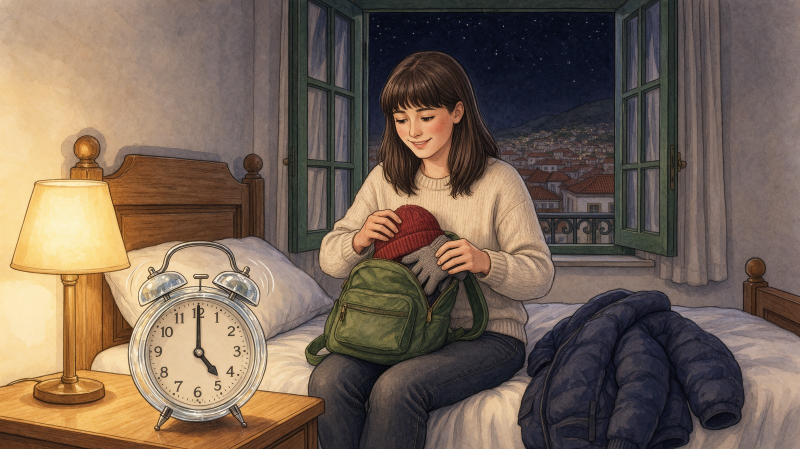
#> input picture tools/core/gen/masters/b6p1.jpg, 1600 x 898 px, given in place of b6p5_orig.jpg, which was not available (shown at 1/2 size)
$ python b6dial.py 5
#> lines starting #> are read from the running program, lines starting #| are printed output that depends on the picture; after the words box and inside, x2 and y2 are one past the last pixel; in counts of white or black regions, pixels touching at a corner belong together; pictures that were not available may be replaced by others from this repository, and a replacement may not be noted
"""Repaint the thermometer dial faces in book 6 (p5: 3 °C, p8: 25 °C) with a clean Celsius scale."""
import math, sys, numpy as np, cv2
from PIL import Image, ImageDraw, ImageFont
S='/tmp/claude-0/-home-claude/c592c827-54c1-535b-90c3-a38173d9efc0/scratchpad/'
FONT='/usr/share/fonts/truetype/dejavu/DejaVuSerif-Bold.ttf'
LO,HI,SWEEP=-10,40,270
def ang(t): return math.radians(225-(t-LO)/(HI-LO)*SWEEP)   # 225° (lower left) clockwise to -45°
def dial(src,out,cx,cy,rx,ry,temp,orig=None):
#> called with cx = 308, cy = 358, rx = 53, ry = 68, temp = 3
    a=np.asarray(Image.open(orig or src).convert('RGB')).copy(); H,W=a.shape[:2]
#> in dial, a is the input picture: shape (898, 1600, 3); mean R, G, B 117.7, 99.8, 85.1
#> after `H, W = a.shape[:2]`: H = 898; W = 1600
    face=np.zeros((H,W),np.uint8); cv2.ellipse(face,(cx,cy),(rx,ry),0,0,360,1,-1)
#> after `cv2.ellipse(face, (cx, cy), (rx, ry), 0, 0, 360, 1, -1)`:
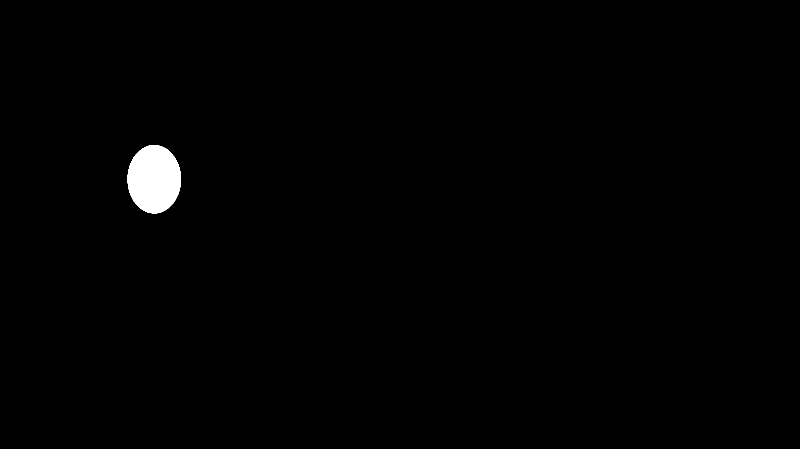
#> face: shape (898, 1600) (shown at 1/2 size); values 0 (black) and 1 (white), 0.8% white; 1 white region, box (x1, y1, x2, y2) and area: (255, 290, 362, 427) 11493
    L=a.astype(np.float32)@np.float32([.299,.587,.114]); med=np.median(L[face>0])
#> after `L = a.astype(np.float32) @ np.float32([0.299, 0.587, 0.114])`:
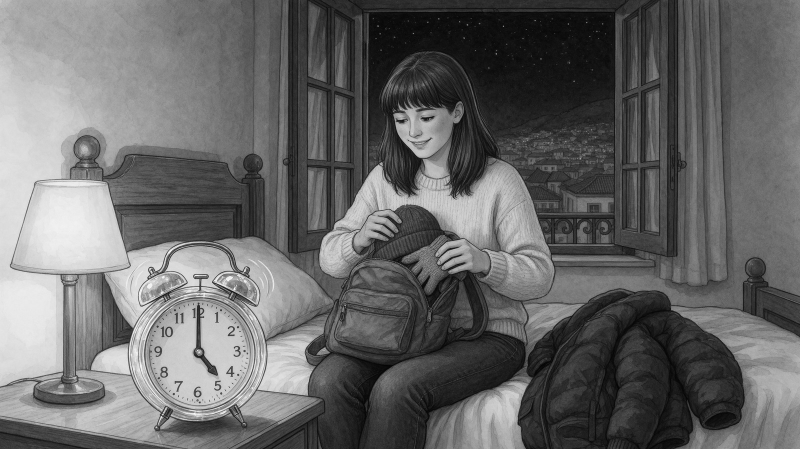
#> L: shape (898, 1600) float32 (shown at 1/2 size); min 0.755, max 253.5, mean 103.5
#> after `med = np.median(L[face > 0])`: med = 83.03
    ink=((L<med-38)&(face>0)).astype(np.uint8); ink=cv2.dilate(ink,np.ones((5,5),np.uint8))
#> after `ink = ((L < med - 38) & (face > 0)).astype(np.uint8)`: ink: shape (898, 1600); values 0 (black) and 1 (white), 0.03% white in thin lines or dots, all inside (x1, y1, x2, y2) = (263, 309, 351, 427)
#> after `ink = cv2.dilate(ink, np.ones((5, 5), np.uint8))`:
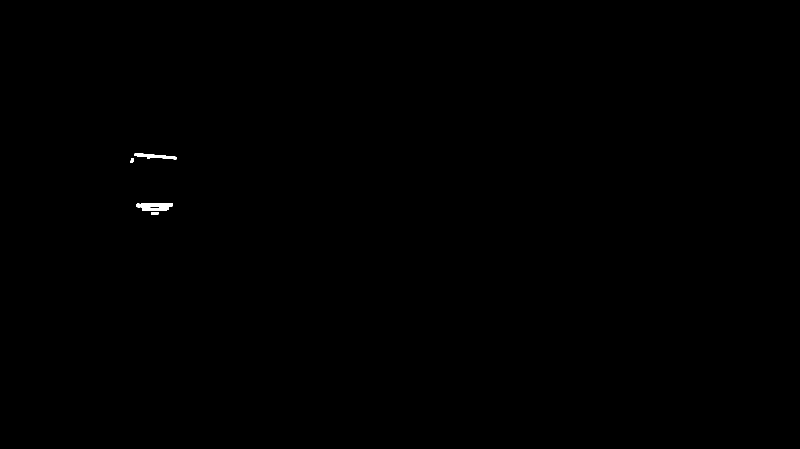
#> ink: shape (898, 1600) (shown at 1/2 size); values 0 (black) and 1 (white), 0.1% white; 5 white regions, box (x1, y1, x2, y2) and area: (272, 406, 346, 415) 545, (269, 307, 353, 319) 495, (284, 415, 338, 422) 308, (302, 424, 317, 429) 75, (261, 316, 268, 326) 56
    clean=cv2.inpaint(a,ink,9,cv2.INPAINT_TELEA)
    # smooth the inpaint a little inside the face so the old marks don't ghost through
    blur=cv2.GaussianBlur(clean,(0,0),2.2); f3=cv2.GaussianBlur(face.astype(np.float32),(0,0),1.5)[...,None]
    base=np.where(face[...,None]>0,(clean*.45+blur*.55),a).astype(np.float32)
    # draw the scale on a supersampled square, then squash to the face ellipse
    Z=4; R=min(rx,ry); N=int(2*R*Z); im=Image.new('L',(N,N),0); d=ImageDraw.Draw(im); c=N/2
#> after `im = Image.new('L', (N, N), 0)`: im: PIL image 424x424 L; every value is 0
    red=Image.new('L',(N,N),0); dr=ImageDraw.Draw(red)
    ro=R*Z*.90
    for t in range(LO,HI+1):
        th=ang(t); major=t%10==0; mid=t%5==0
        ri=ro-(R*Z*(.17 if major else .11 if mid else .065))
        d.line([(c+ro*math.cos(th),c-ro*math.sin(th)),(c+ri*math.cos(th),c-ri*math.sin(th))],fill=255,width=int(Z*(1.9 if major else 1.3 if mid else .9)))
    d.arc([c-ro,c-ro,c+ro,c+ro],start=-225,end=45,fill=255,width=int(Z*1.1))
    fs=int(R*Z*.165); fnt=ImageFont.truetype(FONT,fs)
    for t in range(LO,HI+1,10):
        th=ang(t); rn=ro-R*Z*.31; s=str(t).replace('-','−')
        d.text((c+rn*math.cos(th),c-rn*math.sin(th)),s,font=fnt,fill=255,anchor='mm')
#> this loop made 6 passes
#> th on passes 1 to 6: 3.93, 2.98, 2.04, 1.1, 0.157, -0.785
    d.text((c,c+R*Z*.64),'°C',font=ImageFont.truetype(FONT,int(fs*.9)),fill=255,anchor='mm')
    th=ang(temp); tip=ro-R*Z*.04; tail=R*Z*.16; w=R*Z*.055
    px,py=math.cos(th),-math.sin(th); qx,qy=-py,px
#> after `px, py = (math.cos(th), -math.sin(th))`: px = -0.905; py = -0.426
#> after `qx, qy = (-py, px)`: qx = 0.426; qy = -0.905
    dr.polygon([(c+px*tip,c+py*tip),(c+qx*w,c+qy*w),(c-px*tail,c-py*tail),(c-qx*w,c-qy*w)],fill=255)
    pin=Image.new('L',(N,N),0); ImageDraw.Draw(pin).ellipse([c-R*Z*.075,c-R*Z*.075,c+R*Z*.075,c+R*Z*.075],fill=255)
#> after `ImageDraw.Draw(pin).ellipse([c - R * Z * 0.075, c - R * Z * 0.075, c +`:
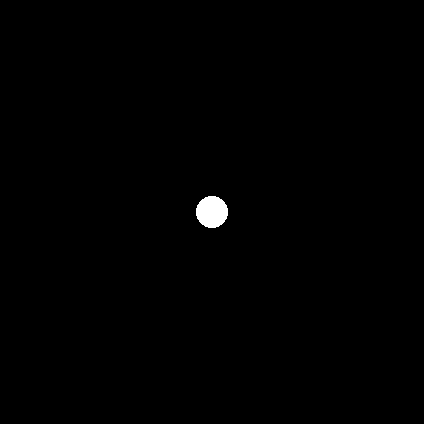
#> pin: PIL image 424x424 L; 0.45% white; 1 white region, box (x1, y1, x2, y2) and area: (196, 196, 228, 228) 804
    def place(m):
        m=np.asarray(m.resize((2*rx,2*ry),Image.LANCZOS),np.float32)/255; m=cv2.GaussianBlur(m,(0,0),.45)
        full=np.zeros((H,W),np.float32); full[cy-ry:cy+ry,cx-rx:cx+rx]=m; return full[...,None]*face[...,None]
    INK=np.float32([52,44,40]); RED=np.float32([196,38,30])
    o=base*(1-place(im)*.88)+INK*place(im)*.88
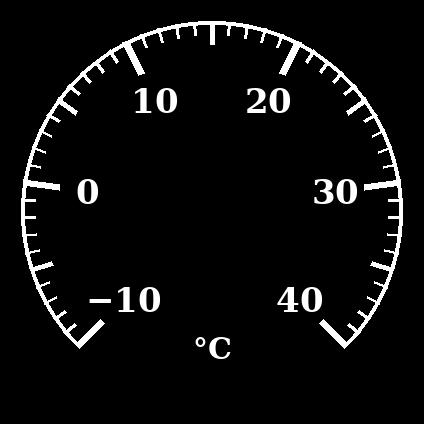
#> im: PIL image 424x424 L; min 0, max 255, mean 13.7
    o=o*(1-place(red))+RED*place(red)
#> in place (call 3), `m = np.asarray(m.resize((2 * rx, 2 * ry), Image.LANCZOS), np.float32) `:
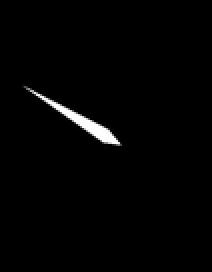
#> m: shape (136, 106) float32 (shown 2 times larger); min 0, max 1, mean 0.0143
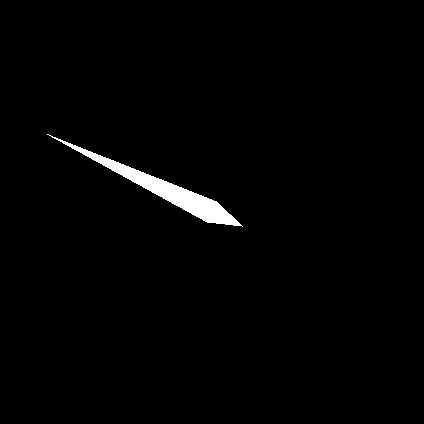
#> red: PIL image 424x424 L; 1.4% white; 1 white region, box (x1, y1, x2, y2) and area: (47, 134, 243, 227) 2555
    o=o*(1-place(pin))+np.float32([45,40,38])*place(pin)
    Image.fromarray(np.clip(o,0,255).astype(np.uint8)).save(out,quality=95)
if __name__=='__main__':
    p=int(sys.argv[1]); M=S+f'gen/masters/b6p{p}.jpg'; O=S+f'gen/masters/b6p{p}_orig.jpg'
    import os, shutil
    if not os.path.exists(O): shutil.copy(M,O)
    args={5:(308,358,53,68,3),8:(1076,131,90,99,25)}[p]
    dial(O,M,*args,orig=O)

$ run again, on tools/core/gen/masters/b6p2v4.jpg
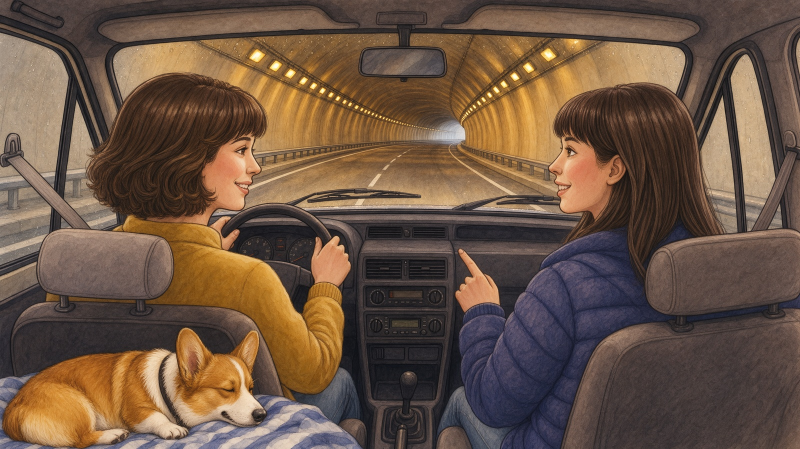
#> input picture tools/core/gen/masters/b6p2v4.jpg, 1600 x 898 px, given in place of b6p5_orig.jpg, which was not available (shown at 1/2 size)
#> in dial, a is the input picture: shape (898, 1600, 3); mean R, G, B 107.3, 84.8, 68
#> face: shape (898, 1600); values 0 (black) and 1 (white), 0.8% white; 1 white region, box (x1, y1, x2, y2) and area: (255, 290, 362, 427) 11493
#> in dial, `L = a.astype(np.float32) @ np.float32([0.299, 0.587, 0.114])`:
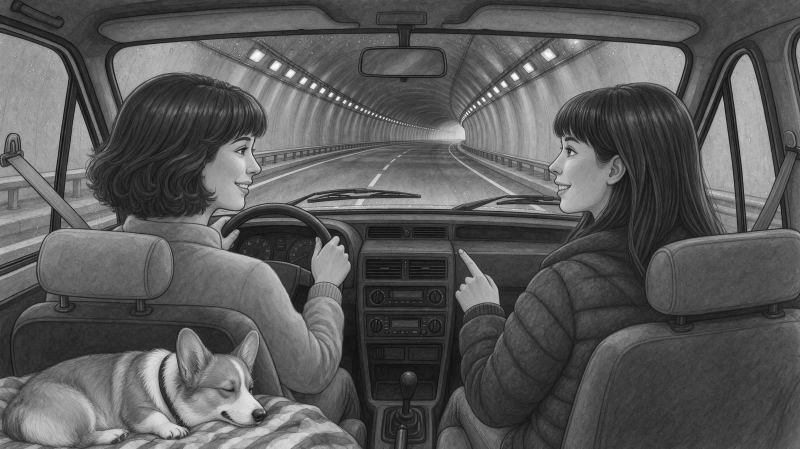
#> L: shape (898, 1600) float32 (shown at 1/2 size); min 4.73, max 252.4, mean 89.6
#> med = 40.08
#> ink: shape (898, 1600); every value is 0
#> the loop in dial, `for t in range(LO,HI+1,10):` made 6 passes
#> th on passes 1 to 6: 3.93, 2.98, 2.04, 1.1, 0.157, -0.785
#> px = -0.905; py = -0.426
#> qx = 0.426; qy = -0.905
#> pin: PIL image 424x424 L; 0.45% white; 1 white region, box (x1, y1, x2, y2) and area: (196, 196, 228, 228) 804
#> red: PIL image 424x424 L; 1.4% white; 1 white region, box (x1, y1, x2, y2) and area: (47, 134, 243, 227) 2555

$ run again, on tools/core/gen/masters/b6p2v5.jpg
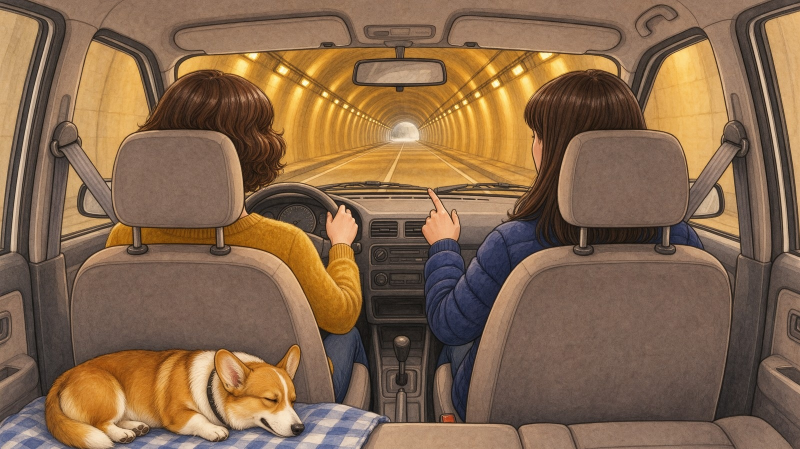
#> input picture tools/core/gen/masters/b6p2v5.jpg, 1600 x 898 px, given in place of b6p5_orig.jpg, which was not available (shown at 1/2 size)
#> in dial, a is the input picture: shape (898, 1600, 3); mean R, G, B 133, 103.4, 76.4
#> face: shape (898, 1600); values 0 (black) and 1 (white), 0.8% white; 1 white region, box (x1, y1, x2, y2) and area: (255, 290, 362, 427) 11493
#> in dial, `L = a.astype(np.float32) @ np.float32([0.299, 0.587, 0.114])`:
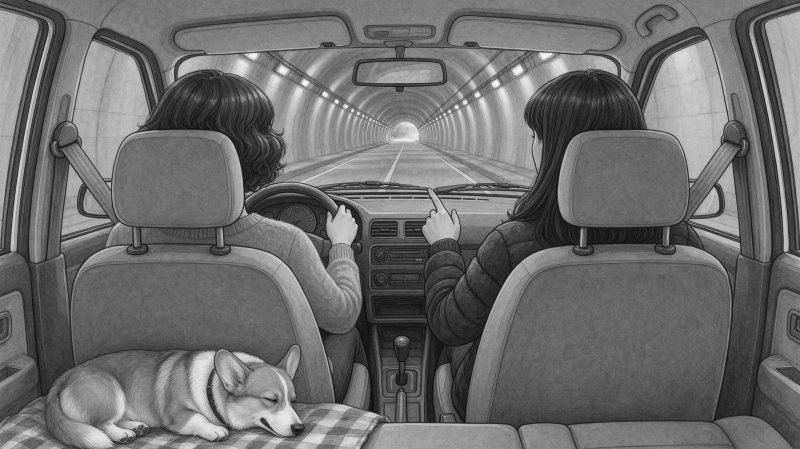
#> L: shape (898, 1600) float32 (shown at 1/2 size); min 7.05, max 251.3, mean 109.2
#> med = 111.1
#> ink: shape (898, 1600); every value is 0
#> the loop in dial, `for t in range(LO,HI+1,10):` made 6 passes
#> th on passes 1 to 6: 3.93, 2.98, 2.04, 1.1, 0.157, -0.785
#> px = -0.905; py = -0.426
#> qx = 0.426; qy = -0.905
#> pin: PIL image 424x424 L; 0.45% white; 1 white region, box (x1, y1, x2, y2) and area: (196, 196, 228, 228) 804
#> red: PIL image 424x424 L; 1.4% white; 1 white region, box (x1, y1, x2, y2) and area: (47, 134, 243, 227) 2555

$ run again, on tools/core/gen/masters/b6p3.jpg
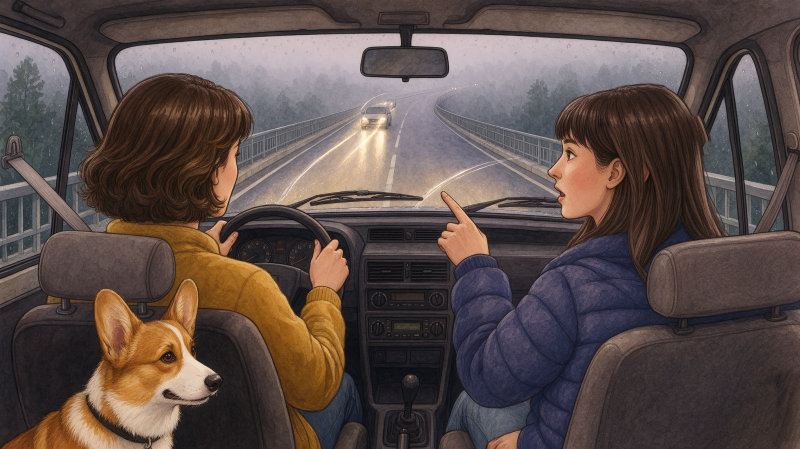
#> input picture tools/core/gen/masters/b6p3.jpg, 1600 x 898 px, given in place of b6p5_orig.jpg, which was not available (shown at 1/2 size)
#> in dial, a is the input picture: shape (898, 1600, 3); mean R, G, B 90.9, 76.8, 73.2
#> face: shape (898, 1600); values 0 (black) and 1 (white), 0.8% white; 1 white region, box (x1, y1, x2, y2) and area: (255, 290, 362, 427) 11493
#> in dial, `L = a.astype(np.float32) @ np.float32([0.299, 0.587, 0.114])`:
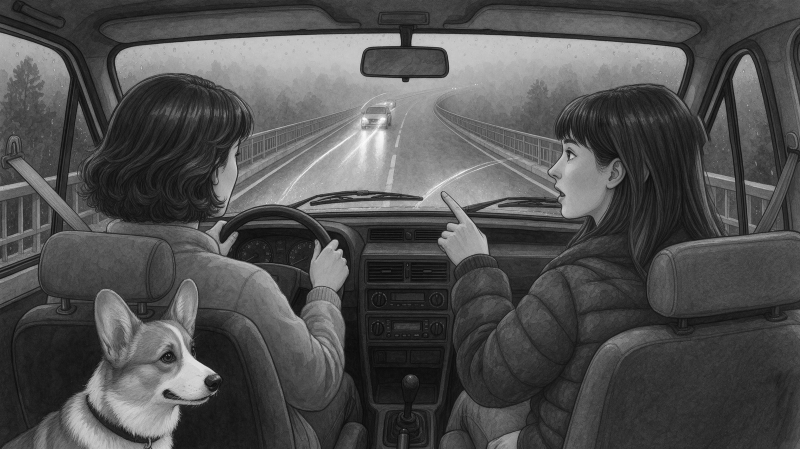
#> L: shape (898, 1600) float32 (shown at 1/2 size); min 6.23, max 254.5, mean 80.6
#> med = 31.3
#> ink: shape (898, 1600); every value is 0
#> the loop in dial, `for t in range(LO,HI+1,10):` made 6 passes
#> th on passes 1 to 6: 3.93, 2.98, 2.04, 1.1, 0.157, -0.785
#> px = -0.905; py = -0.426
#> qx = 0.426; qy = -0.905
#> pin: PIL image 424x424 L; 0.45% white; 1 white region, box (x1, y1, x2, y2) and area: (196, 196, 228, 228) 804
#> red: PIL image 424x424 L; 1.4% white; 1 white region, box (x1, y1, x2, y2) and area: (47, 134, 243, 227) 2555
